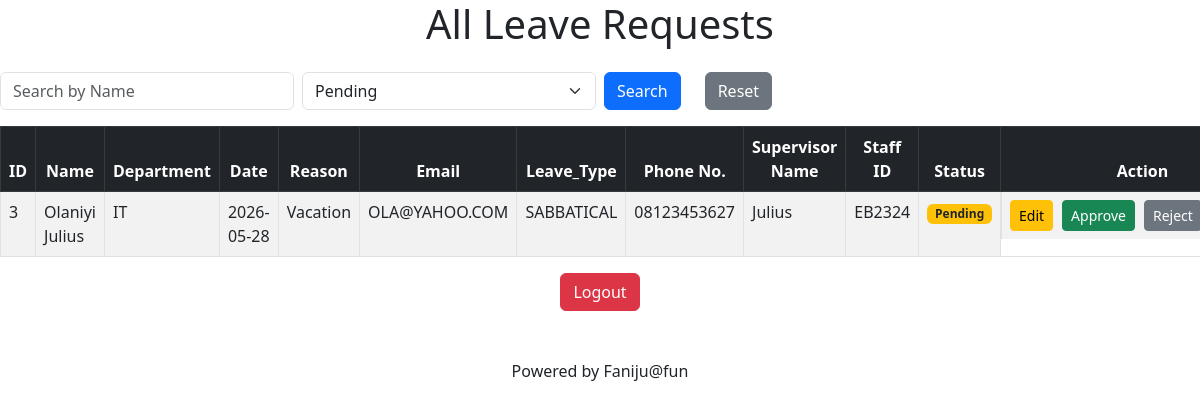
/requests?status=Pending, run on the app's committed database.
### tables this page shows
CREATE TABLE leave_requests (id INTEGER PRIMARY KEY AUTOINCREMENT, name TEXT, department TEXT, date TEXT, reason TEXT, mail TEXT, leave_type TEXT, number TEXT, supervisor_name TEXT, staff_id TEXT, status TEXT DEFAULT Pending);

### leave.py (the view)
@leave.route('/requests')
def view_requests():
    search = request.args.get('search', '')
    status = request.args.get('status', '')
    conn = sqlite3.connect("leave.db")
    cursor = conn.cursor()
    query = "SELECT * FROM leave_requests WHERE 1=1"
    values = []
    if search:
        query += " AND name LIKE ?"
        values.append(f"%{search}%")
    if status:
        query += " AND status = ?"
        values.append(status)
    cursor.execute(query, values)
    rows = cursor.fetchall()
    conn.close()
    return render_template(
        "requests.html",
        rows=rows
    )

### templates/requests.html (shortened to what this page needs)
<!DOCTYPE html>
<html>
<head>
<link href="https://cdn.jsdelivr.net/npm/bootstrap@5.3.0/dist/css/bootstrap.min.css" rel="stylesheet">
</head>
<body>
<h1 class="text-center mb-4">All Leave Requests</h1>
<form method="GET" action="/requests" class="row g-2 mb-3">
<div class="col-md-3">
<input type="text" name="search" placeholder="Search by Name" value="{{ request.args.get('search','') }}" class="form-control">
</div>
<div class="col-md-3">
<select name="status" class="form-select">
<option value="Pending" {% if request.args.get('status')=='Pending' %}selected{% endif %}>Pending</option>
</select>
</div>
<div class="col-md-1">
<button type="submit" class="btn btn-primary">Search</button>
</div>
<div class="col-md-2">
<a href="/requests" class="btn btn-secondary">Reset</a>
</div>
</form>
<table class="table table-striped table-bordered table-hover" style="overflow: auto; display: block;">
<thead  class=" table-dark text-center">
<tr>
<th>ID</th>
<th>Name</th>
<th>Department</th>
<th>Date</th>
<th>Reason</th>
<th>Email</th>
<th>Leave_Type</th>
<th>Phone No.</th>
<th>Supervisor Name</th>
<th>Staff ID</th>
<th>Status</th>
<th>Action</th>
</tr>
</thead>
{% for row in rows %}
<tr>
<td>{{ row[0] }}</td>
<td>{{ row[1] }}</td>
<td>{{ row[2] }}</td>
<td>{{ row[3] }}</td>
<td>{{ row[4] }}</td>
<td>{{ row[5] }}</td>
<td>{{ row[6] }}</td>
<td>{{ row[7] }}</td>
<td>{{ row[8] }}</td>
<td>{{ row[9] }}</td>
<td>
    {% if row[10] == 'Approved' %}
<span class="badge bg-success">Approved</span>
{% elif row[10] == 'Pending' %}
<span class="badge bg-warning text-dark">Pending</span>
{% else %}
<span class="badge bg-danger">Rejected</span>
{% endif %}
</td>
<td class="text-center" style="display: flex; justify-content: center; gap: 5px;">
<a href="/edit/{{ row[0] }}" class="btn btn-warning btn-sm me-1">Edit</a>
<a href="/approve/{{ row[0] }}" class="btn btn-success btn-sm me-1">Approve</a>
<a href="/reject/{{ row[0] }}" class="btn btn-secondary btn-sm me-1">Reject</a>
</td>
</tr>
{% endfor %}
</table>
<div class="text-center mt-3">
<a href="/" class="btn btn-danger">Logout</a>
</div>
<footer>
<p class="text-center mt-5">
Powered by Faniju@fun
</p>
</footer>
</body>
</html>

### data on the page
leave_requests: id "3", name "Olaniyi Julius", department "IT", date "2026-05-28", reason "Vacation", mail "OLA@YAHOO.COM", leave_type "SABBATICAL", number "08123453627", supervisor_name "Julius", staff "EB2324", status "Pending"
